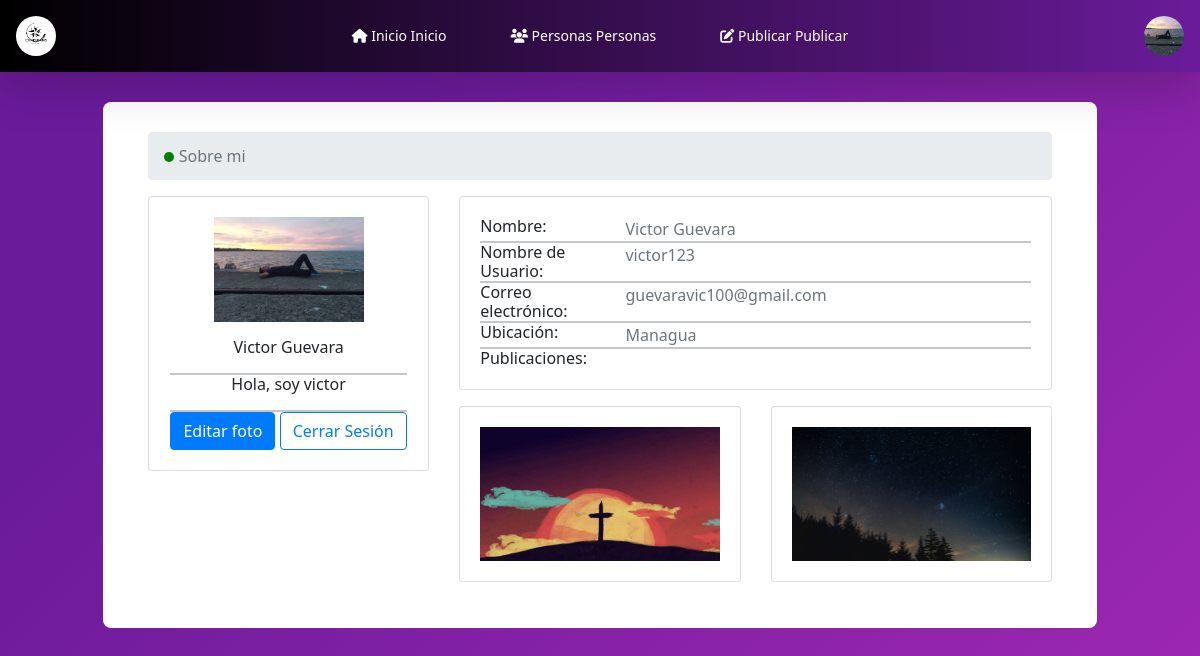
Before: /profile/ (signed in) with the older database file.
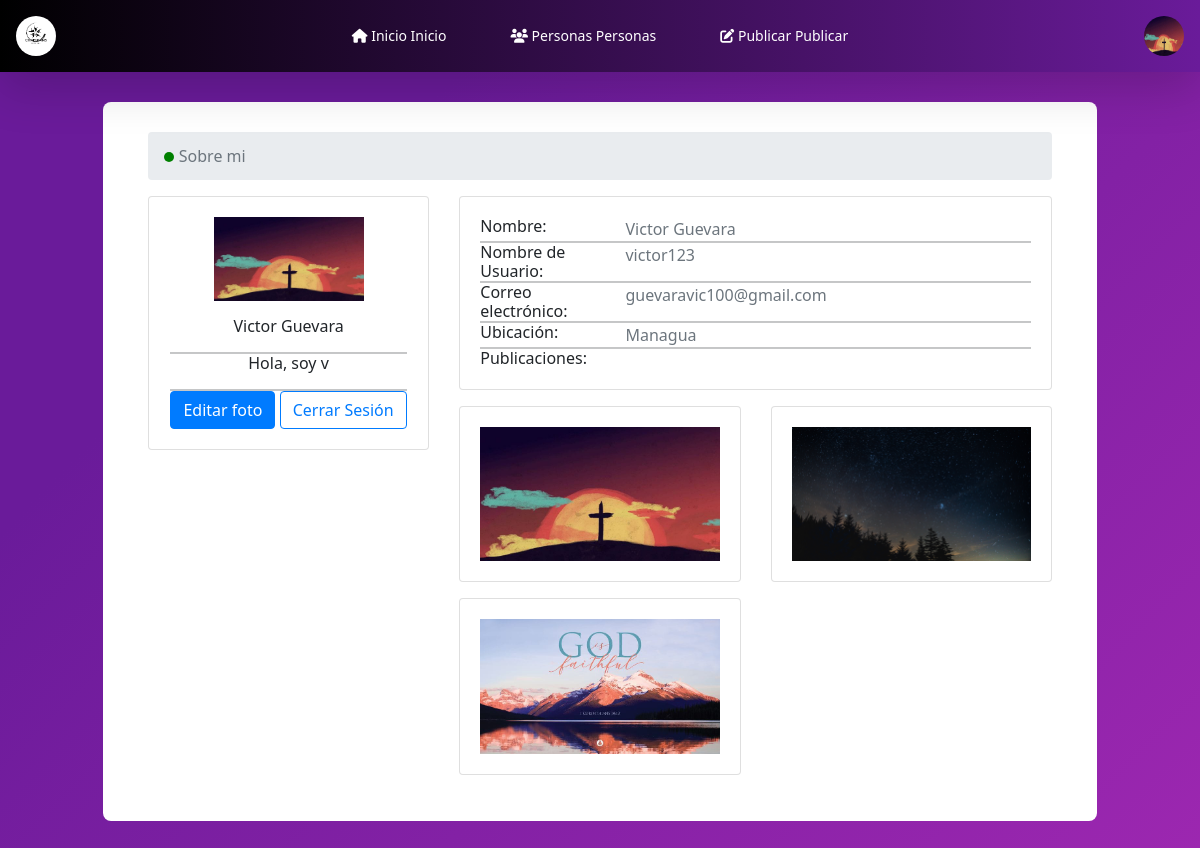
After: the same page with the newer database file.
### app/models.py (models this page shows, shortened)
class CustomUser(AbstractUser):
    gender_choices = [
        ('male', 'Male'),
        ('female', 'Female'),
        ('other', 'Prefer not to say'),
    ]
    profile_picture = models.ImageField(upload_to='profile_pics/', blank=True, null=True)
    location = models.CharField(max_length=100, blank=True, null=False)
    biography = models.TextField(blank=True, null=True)
    registration_date = models.DateTimeField(auto_now_add=True)
    gender = models.CharField(max_length=10, choices=gender_choices)
    last_activity = models.DateTimeField(auto_now=True)

class Post(models.Model):
    user = models.ForeignKey(get_user_model(), on_delete=models.CASCADE)
    description = models.TextField(blank=True, null=True)
    bible_quote = models.TextField(blank=True, null=True)
    image = models.ImageField(upload_to='post_images/', blank=True, null=True)
    publication_date = models.DateTimeField(auto_now_add=True)

### app/views.py (the view)
# urls.py: path('profile/', views.profile, name='profile'),
@login_required(login_url='login')
def profile(request):
    return render(request, 'profile.html')

### app/templates/profile.html (shortened to what this page needs)
{% extends "layout.html" %}
{% load static %}
{% block main %}
<div class="container emp-profile">
    <div class="container">
        <div class="main-body">
            <nav aria-label="breadcrumb" class="main-breadcrumb">
                <ol class="breadcrumb">
                    <li class="breadcrumb-item active" aria-current="page">Sobre mi</li>
                </ol>
            </nav>
            <div class="row gutters-sm">
                <div class="col-md-4 mb-3">
                    <div class="card">
                        <div class="card-body">
                            <div class="d-flex flex-column align-items-center text-center">
                                {% if user.profile_picture %}
                                <img src="{{ user.profile_picture.url }}" alt="Admin" class="" width="150">
                                {% endif %}
                                <div class="mt-3">
                                    <h4>{{user.first_name}} {{user.last_name}}</h4>
                                    <hr class="mt-3">
                                    <h4>{{user.biography}}</h4>
                                    <hr class="mt-3">
                                    <a href="{% url 'foto' %}">
                                        <button class="btn btn-primary">Editar foto</button>
                                    </a>
                                    <a href="{% url 'logout' %}">
                                        <button class="btn btn-outline-primary">Cerrar Sesión</button>
                                    </a>
                                </div>
                            </div>
                        </div>
                    </div>
                </div>
                <div class="col-md-8">
                    <div class="card mb-3">
                        <div class="card-body">
                            <div class="row">
                                <div class="col-sm-3">
                                    <h6 class="mb-0">Nombre:</h6>
                                </div>
                                <div class="col-sm-9 text-secondary">
                                    {{user.first_name}} {{user.last_name}}
                                </div>
                            </div>
                            <hr>
                            <div class="row">
                                <div class="col-sm-3">
                                    <h6 class="mb-0">Nombre de Usuario:</h6>
                                </div>
                                <div class="col-sm-9 text-secondary">
                                    {{user.username}}
                                </div>
                            </div>
                            <hr>
                            <div class="row">
                                <div class="col-sm-3">
                                    <h6 class="mb-0">Correo electrónico:</h6>
                                </div>
                                <div class="col-sm-9 text-secondary">
                                    {{user.email}}
                                </div>
                            </div>
                            <hr>
                            <div class="row">
                                <div class="col-sm-3">
                                    <h6 class="mb-0">Ubicación:</h6>
                                </div>
                                <div class="col-sm-9 text-secondary">
                                    {{user.location}}
                                </div>
                            </div>
                            <hr>
                            <h1>Publicaciones: </h1>
                        </div>
                    </div>
                    <div class="row gutters-sm">
                        {% for post in user.post_set.all %}
                        {% if post.image %}
                        <div class="col-sm-6 mb-3">
                            <div class="card h-100">
                                <div class="card-body">
                                    <img src="{{ post.image.url }}" alt="Imagen de publicación" class="img-fluid">
                                </div>
                            </div>
                        </div>
                        {% endif %}
                        {% endfor %}
                    </div>
                </div>
            </div>
        </div>
    </div>
</div>
{% endblock %}

### app/templates/layout.html (shortened to what this page needs)
{% load static %}
<!DOCTYPE html>
<html lang="en">
<head>
  <link rel="stylesheet" href="https://cdn.jsdelivr.net/npm/bootstrap@5.0.0-alpha1/dist/css/bootstrap.min.css">
  <link href="//maxcdn.bootstrapcdn.com/bootstrap/4.1.1/css/bootstrap.min.css" rel="stylesheet" id="bootstrap-css">
  <link rel="stylesheet" href="https://cdnjs.cloudflare.com/ajax/libs/tailwindcss/2.2.19/tailwind.min.css">
  <link rel="stylesheet" href="https://cdnjs.cloudflare.com/ajax/libs/font-awesome/6.4.2/css/all.min.css">
  <link href="https://maxcdn.bootstrapcdn.com/font-awesome/4.3.0/css/font-awesome.min.css" rel="stylesheet">
  <link rel="stylesheet" href="{% static 'css/online_user.css' %}">
  <link rel="stylesheet" href="{% static 'css/profile.css' %}">
  <link rel="stylesheet" href="{% static 'css/create_post.css' %}">
</head>
<body style="background-image: linear-gradient(315deg, #9c27b0 0%, #6a1b9a 74%); background-color: #9c27b0;">
  <nav class="flex items-center text-white justify-between p-3 shadow-lg text-sm font-medium navbar">
    <a href="{% url 'home' %}">
      <img src="{% static 'images/logo.jpg' %}" class="w-10 h-10 rounded-full" />
    </a>
    <ul class="flex gap-3 items-center">
        <li>
            <a href="{% url 'home' %}">
                <button class="px-4 py-2 hover:bg-gray-800 transition-colors rounded-lg {% if request.path == '/home/' %}activ{% endif %}">
                  <i class="fas fa-home"></i> Inicio
                    Inicio
                </button>
            </a>
        </li>
        <li>
            <a href="{% url 'online_users' %}">
                <button class="px-4 py-2 hover:bg-gray-800 transition-colors rounded-lg {% if request.path == '/online_users/' %}activ{% endif %}">
                  <i class="fas fa-users"></i> Personas
                    Personas
                </button>
            </a>
        </li>
        <li>
            <a href="{% url 'create_post' %}">
                <button class="px-4 py-2 hover:bg-gray-800 transition-colors rounded-lg {% if request.path == '/create_post/' %}activ{% endif %}">
                  <i class="fas fa-edit"></i> Publicar
                    Publicar
                </button>
            </a>
        </li>
    </ul>
    <ul class="flex items-center gap-3">
      <li>
        <a href="{% url 'profile' %}">
          <button">
            <img src="{{ user.profile_picture.url }}" alt="avatar" class="w-10 h-10 rounded-full"/>
        </a>
      </li>
    </ul>
  </nav>
  <div class="container">
    {% block main %}{% endblock %}
  </div>
</body>
</html>

### static/css/online_user.css (style rules this page uses)
.active::before { content: ""; display: inline-block; width: 10px; height: 10px; margin-right: 5px; border-radius: 50%; background-color: green; }

### static/css/profile.css (style rules this page uses)
body { background: -webkit-linear-gradient(left, #3931af, #00c6ff); }
.emp-profile { padding: 3%; margin-top: 3%; margin-bottom: 3%; border-radius: 0.5rem; background: #fff; }

### app/templates/layout.html (style rules this page uses)
.navbar { min-height: 40px; background: -webkit-gradient(linear, left top, right top, from(#6a1b9a), to(#000000)); background: linear-gradient(to right, #000000, #6a1b9a); }
.navbar li { display: inline; }
.navbar button { padding: 5px 10px; color: white; text-decoration: none; transition: background-color 0.3s, color 0.3s; }

Changed rows visible on the page:
changed CustomUser "Victor": profile_picture: a different picture; biography "Hola, soy victor" → "Hola, soy v"
added Post: image (picture)
